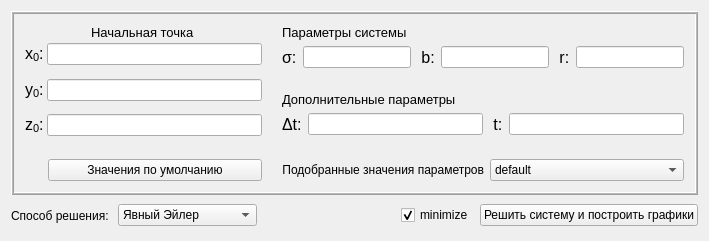
<?xml version="1.0" encoding="UTF-8"?>
<ui version="4.0">
 <class>Run</class>
 <widget class="QMainWindow" name="Run">
  <property name="geometry">
   <rect>
    <x>0</x>
    <y>0</y>
    <width>709</width>
    <height>241</height>
   </rect>
  </property>
  <property name="minimumSize">
   <size>
    <width>0</width>
    <height>0</height>
   </size>
  </property>
  <property name="windowTitle">
   <string>Run</string>
  </property>
  <widget class="QWidget" name="MainWidget">
   <property name="autoFillBackground">
    <bool>false</bool>
   </property>
   <layout class="QVBoxLayout" name="verticalLayout_4">
    <item>
     <widget class="QFrame" name="frame">
      <property name="frameShape">
       <enum>QFrame::Box</enum>
      </property>
      <property name="frameShadow">
       <enum>QFrame::Raised</enum>
      </property>
      <property name="lineWidth">
       <number>1</number>
      </property>
      <property name="midLineWidth">
       <number>1</number>
      </property>
      <layout class="QVBoxLayout" name="verticalLayout_3">
       <item>
        <layout class="QHBoxLayout" name="horizontalLayout_9">
         <property name="spacing">
          <number>20</number>
         </property>
         <item>
          <layout class="QVBoxLayout" name="verticalLayout">
           <property name="spacing">
            <number>3</number>
           </property>
           <item alignment="Qt::AlignHCenter">
            <widget class="QLabel" name="label_4">
             <property name="font">
              <font>
               <pointsize>10</pointsize>
               <weight>50</weight>
               <bold>false</bold>
              </font>
             </property>
             <property name="text">
              <string>Начальная точка</string>
             </property>
            </widget>
           </item>
           <item>
            <layout class="QHBoxLayout" name="horizontalLayout_6">
             <property name="spacing">
              <number>3</number>
             </property>
             <item>
              <widget class="QLabel" name="label">
               <property name="font">
                <font>
                 <pointsize>12</pointsize>
                </font>
               </property>
               <property name="text">
                <string>&lt;html&gt;&lt;head/&gt;&lt;body&gt;&lt;p&gt;x&lt;span style=&quot; vertical-align:sub;&quot;&gt;0&lt;/span&gt;:&lt;/p&gt;&lt;/body&gt;&lt;/html&gt;</string>
               </property>
              </widget>
             </item>
             <item>
              <widget class="QLineEdit" name="x0"/>
             </item>
            </layout>
           </item>
           <item>
            <spacer name="verticalSpacer_3">
             <property name="orientation">
              <enum>Qt::Vertical</enum>
             </property>
             <property name="sizeHint" stdset="0">
              <size>
               <width>20</width>
               <height>5</height>
              </size>
             </property>
            </spacer>
           </item>
           <item>
            <layout class="QHBoxLayout" name="horizontalLayout_7">
             <property name="spacing">
              <number>3</number>
             </property>
             <item>
              <widget class="QLabel" name="label_2">
               <property name="font">
                <font>
                 <pointsize>12</pointsize>
                </font>
               </property>
               <property name="text">
                <string>&lt;html&gt;&lt;head/&gt;&lt;body&gt;&lt;p&gt;y&lt;span style=&quot; vertical-align:sub;&quot;&gt;0&lt;/span&gt;:&lt;/p&gt;&lt;/body&gt;&lt;/html&gt;</string>
               </property>
              </widget>
             </item>
             <item>
              <widget class="QLineEdit" name="y0"/>
             </item>
            </layout>
           </item>
           <item>
            <spacer name="verticalSpacer_2">
             <property name="orientation">
              <enum>Qt::Vertical</enum>
             </property>
             <property name="sizeHint" stdset="0">
              <size>
               <width>20</width>
               <height>5</height>
              </size>
             </property>
            </spacer>
           </item>
           <item>
            <layout class="QHBoxLayout" name="horizontalLayout">
             <property name="spacing">
              <number>3</number>
             </property>
             <item>
              <widget class="QLabel" name="label_3">
               <property name="font">
                <font>
                 <pointsize>12</pointsize>
                </font>
               </property>
               <property name="text">
                <string>&lt;html&gt;&lt;head/&gt;&lt;body&gt;&lt;p&gt;z&lt;span style=&quot; vertical-align:sub;&quot;&gt;0&lt;/span&gt;:&lt;/p&gt;&lt;/body&gt;&lt;/html&gt;</string>
               </property>
              </widget>
             </item>
             <item>
              <widget class="QLineEdit" name="z0"/>
             </item>
            </layout>
           </item>
           <item>
            <spacer name="verticalSpacer">
             <property name="orientation">
              <enum>Qt::Vertical</enum>
             </property>
             <property name="sizeHint" stdset="0">
              <size>
               <width>20</width>
               <height>20</height>
              </size>
             </property>
            </spacer>
           </item>
           <item>
            <layout class="QHBoxLayout" name="horizontalLayout_10">
             <property name="leftMargin">
              <number>23</number>
             </property>
             <item>
              <widget class="QPushButton" name="restore">
               <property name="text">
                <string>Значения по умолчанию</string>
               </property>
              </widget>
             </item>
            </layout>
           </item>
          </layout>
         </item>
         <item>
          <layout class="QVBoxLayout" name="verticalLayout_2">
           <item>
            <widget class="QLabel" name="label_5">
             <property name="font">
              <font>
               <pointsize>10</pointsize>
               <weight>50</weight>
               <bold>false</bold>
              </font>
             </property>
             <property name="text">
              <string>Параметры системы</string>
             </property>
             <property name="margin">
              <number>0</number>
             </property>
            </widget>
           </item>
           <item>
            <layout class="QHBoxLayout" name="horizontalLayout_2">
             <item>
              <widget class="QLabel" name="label_7">
               <property name="font">
                <font>
                 <pointsize>12</pointsize>
                </font>
               </property>
               <property name="text">
                <string>σ:</string>
               </property>
              </widget>
             </item>
             <item>
              <widget class="QLineEdit" name="sigma"/>
             </item>
             <item>
              <widget class="QLabel" name="label_8">
               <property name="font">
                <font>
                 <pointsize>12</pointsize>
                </font>
               </property>
               <property name="text">
                <string> b:</string>
               </property>
              </widget>
             </item>
             <item>
              <widget class="QLineEdit" name="param_b"/>
             </item>
             <item>
              <widget class="QLabel" name="label_9">
               <property name="font">
                <font>
                 <pointsize>12</pointsize>
                </font>
               </property>
               <property name="text">
                <string> r:</string>
               </property>
              </widget>
             </item>
             <item>
              <widget class="QLineEdit" name="param_r"/>
             </item>
            </layout>
           </item>
           <item>
            <spacer name="verticalSpacer_4">
             <property name="orientation">
              <enum>Qt::Vertical</enum>
             </property>
             <property name="sizeHint" stdset="0">
              <size>
               <width>20</width>
               <height>5</height>
              </size>
             </property>
            </spacer>
           </item>
           <item>
            <widget class="QLabel" name="label_6">
             <property name="font">
              <font>
               <pointsize>10</pointsize>
               <weight>50</weight>
               <bold>false</bold>
              </font>
             </property>
             <property name="text">
              <string>Дополнительные параметры</string>
             </property>
            </widget>
           </item>
           <item>
            <layout class="QHBoxLayout" name="horizontalLayout_8">
             <item>
              <widget class="QLabel" name="label_10">
               <property name="font">
                <font>
                 <pointsize>12</pointsize>
                </font>
               </property>
               <property name="text">
                <string>Δt:</string>
               </property>
              </widget>
             </item>
             <item>
              <widget class="QLineEdit" name="delta_time"/>
             </item>
             <item>
              <widget class="QLabel" name="label_13">
               <property name="font">
                <font>
                 <pointsize>12</pointsize>
                </font>
               </property>
               <property name="text">
                <string> t:</string>
               </property>
              </widget>
             </item>
             <item>
              <widget class="QLineEdit" name="time"/>
             </item>
            </layout>
           </item>
           <item>
            <spacer name="verticalSpacer_5">
             <property name="orientation">
              <enum>Qt::Vertical</enum>
             </property>
             <property name="sizeHint" stdset="0">
              <size>
               <width>20</width>
               <height>18</height>
              </size>
             </property>
            </spacer>
           </item>
           <item>
            <layout class="QHBoxLayout" name="horizontalLayout_5">
             <item>
              <widget class="QLabel" name="label_12">
               <property name="text">
                <string>Подобранные значения параметров</string>
               </property>
               <property name="alignment">
                <set>Qt::AlignRight|Qt::AlignTrailing|Qt::AlignVCenter</set>
               </property>
              </widget>
             </item>
             <item>
              <widget class="QComboBox" name="preset">
               <item>
                <property name="text">
                 <string>default</string>
                </property>
               </item>
               <item>
                <property name="text">
                 <string>r = 1</string>
                </property>
               </item>
               <item>
                <property name="text">
                 <string>r = 3</string>
                </property>
               </item>
               <item>
                <property name="text">
                 <string>r = 16</string>
                </property>
               </item>
               <item>
                <property name="text">
                 <string>r = 28</string>
                </property>
               </item>
               <item>
                <property name="text">
                 <string>r = 80</string>
                </property>
               </item>
               <item>
                <property name="text">
                 <string>r = 100</string>
                </property>
               </item>
              </widget>
             </item>
            </layout>
           </item>
          </layout>
         </item>
        </layout>
       </item>
      </layout>
     </widget>
    </item>
    <item>
     <layout class="QHBoxLayout" name="horizontalLayout_3">
      <item>
       <widget class="QLabel" name="label_11">
        <property name="sizePolicy">
         <sizepolicy hsizetype="Preferred" vsizetype="Minimum">
          <horstretch>0</horstretch>
          <verstretch>0</verstretch>
         </sizepolicy>
        </property>
        <property name="minimumSize">
         <size>
          <width>0</width>
          <height>0</height>
         </size>
        </property>
        <property name="maximumSize">
         <size>
          <width>348</width>
          <height>16777215</height>
         </size>
        </property>
        <property name="text">
         <string>Способ решения: </string>
        </property>
       </widget>
      </item>
      <item>
       <widget class="QComboBox" name="solve_method">
        <property name="sizePolicy">
         <sizepolicy hsizetype="MinimumExpanding" vsizetype="Fixed">
          <horstretch>0</horstretch>
          <verstretch>0</verstretch>
         </sizepolicy>
        </property>
        <item>
         <property name="text">
          <string>Явный Эйлер</string>
         </property>
        </item>
        <item>
         <property name="text">
          <string>Неявный Эйлер</string>
         </property>
        </item>
        <item>
         <property name="text">
          <string>Рунге-Кутта</string>
         </property>
        </item>
        <item>
         <property name="text">
          <string>Адамс</string>
         </property>
        </item>
       </widget>
      </item>
      <item>
       <spacer name="horizontalSpacer">
        <property name="orientation">
         <enum>Qt::Horizontal</enum>
        </property>
        <property name="sizeType">
         <enum>QSizePolicy::MinimumExpanding</enum>
        </property>
        <property name="sizeHint" stdset="0">
         <size>
          <width>30</width>
          <height>29</height>
         </size>
        </property>
       </spacer>
      </item>
      <item>
       <widget class="QCheckBox" name="minimize">
        <property name="text">
         <string>minimize</string>
        </property>
        <property name="checked">
         <bool>true</bool>
        </property>
       </widget>
      </item>
      <item>
       <widget class="QPushButton" name="solve">
        <property name="enabled">
         <bool>true</bool>
        </property>
        <property name="text">
         <string>Решить систему и построить графики</string>
        </property>
       </widget>
      </item>
     </layout>
    </item>
   </layout>
  </widget>
 </widget>
 <layoutdefault spacing="6" margin="11"/>
 <resources/>
 <connections/>
</ui>
